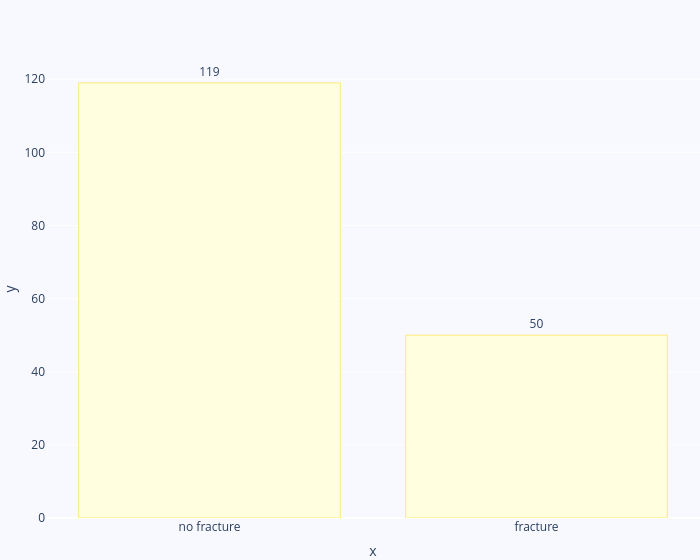

The notebook cell saved with this chart:
### Code cell
fig = px.bar(x = df['fracture'].value_counts().index,
             y = df['fracture'].value_counts(),
             text = df['fracture'].value_counts())

fig.update_traces(textposition='outside',marker=dict(color='lightyellow',line=dict(color='gold')))
fig.update_layout(margin={'b':0,'l':0,'r':0,},
                 paper_bgcolor='rgb(248, 248, 255)',
                 plot_bgcolor='rgb(248, 248, 255)',
                 title={'font':{
                             'family':'monospace',
                             'size':22,
                             'color': 'grey'
                         },
                        'x':0.45,'y':0.9},
                 width=700)
fig.show()

### Figure 1 — Plotly figure (JSON) as saved in the notebook; plotly's stock layout.template omitted (floating-point values rounded to 4 significant figures)
{"data": [{"alignmentgroup": "True", "hovertemplate": "x=%{x}<br>y=%{y}<br>text=%{text}<extra></extra>", "legendgroup": "", "marker": {"color": "lightyellow", "line": {"color": "gold"}, "pattern": {"shape": ""}}, "name": "", "offsetgroup": "", "orientation": "v", "showlegend": false, "text": [119, 50], "textposition": "outside", "type": "bar", "x": ["no fracture", "fracture"], "xaxis": "x", "y": [119, 50], "yaxis": "y"}], "layout": {"barmode": "relative", "legend": {"tracegroupgap": 0}, "margin": {"b": 0, "l": 0, "r": 0, "t": 60}, "paper_bgcolor": "rgb(248, 248, 255)", "plot_bgcolor": "rgb(248, 248, 255)", "title": {"font": {"color": "grey", "family": "monospace", "size": 22}, "x": 0.45, "y": 0.9}, "width": 700, "xaxis": {"anchor": "y", "domain": [0, 1], "title": {"text": "x"}}, "yaxis": {"anchor": "x", "domain": [0, 1], "title": {"text": "y"}}}}
